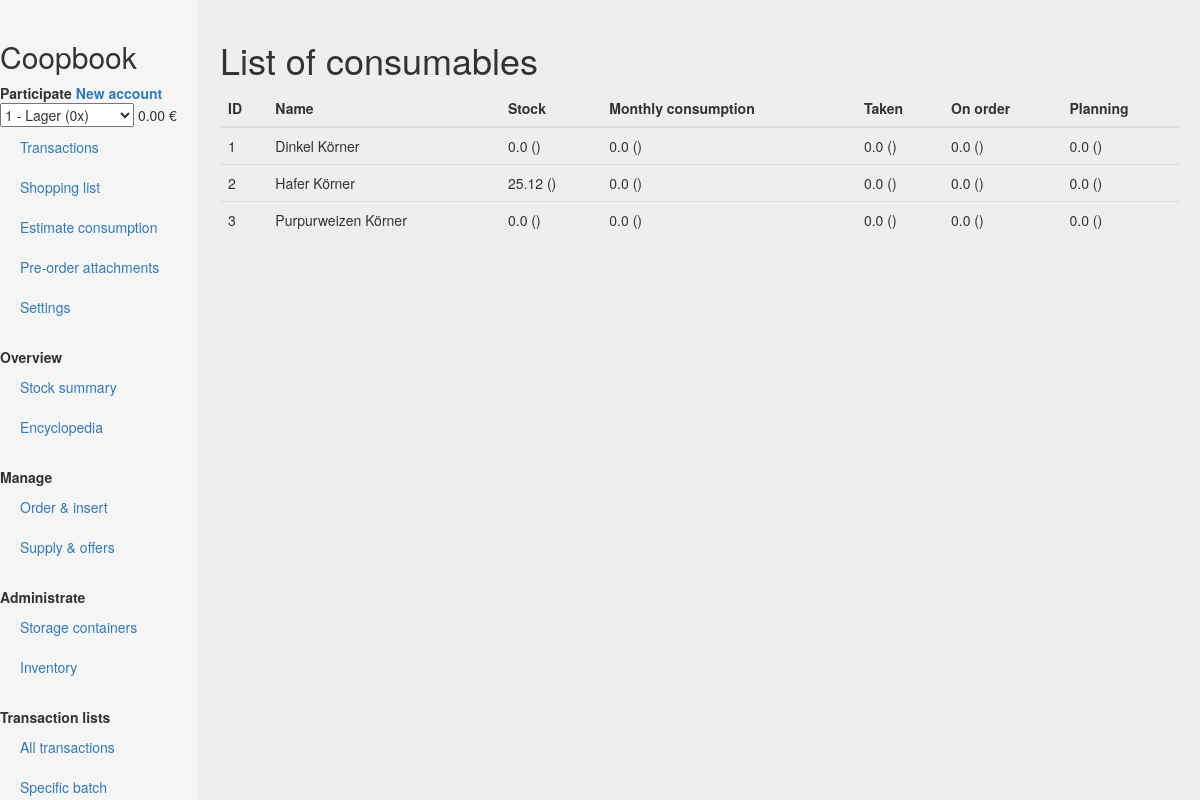
/consumablelist, run on an earlier commit of the app's database.
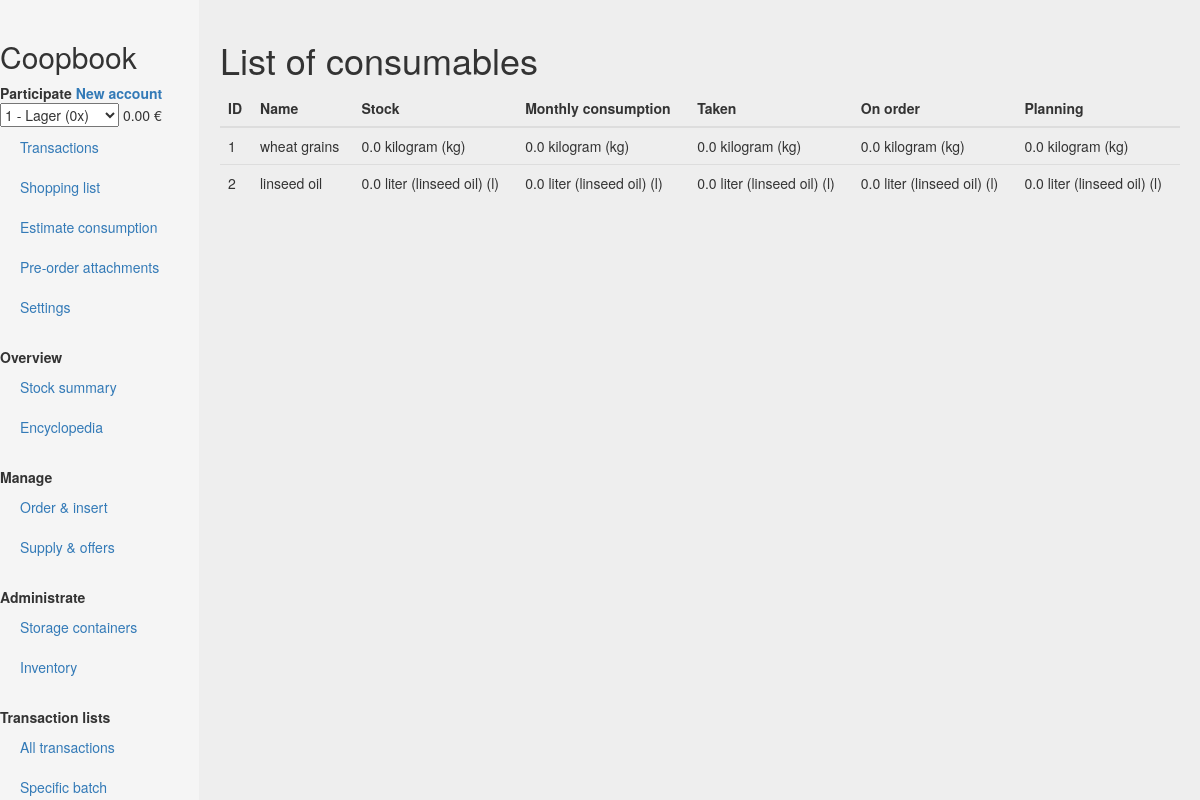
And on a later commit of the database.
### core/models.py (models this page shows, shortened)
class Item(models.Model):
    name = models.CharField(max_length=100)

class Consumable(Item):
    description = models.TextField(blank=True)
    active = models.BooleanField(default=True)
    orderpos = models.IntegerField(blank=True, null=True)
    unit = models.ForeignKey('Unit', blank=True, null=True)
    presumed_price = models.FloatField(null=True, blank=True) #MoneyField;
    presumed_vat = models.ForeignKey('VAT', blank=True, null=True)
    estimated_consumption = models.FloatField(default=0) # presumed amount taken per month altogether (sum of all the participant's consumption guesses for this product)
    monthly_consumption = models.FloatField(default=0) # the actual average amount taken per month altogether
    taken = models.FloatField(default=0) # the whole amount ever taken from this product by the participants
    stock = models.FloatField(default=0) # amount of this product in stock
    on_order = models.FloatField(default=0) # amount of this product on order
    planning = models.FloatField(default=0) # amount of this product in orders in planning stage

class Item(models.Model):
    name = models.CharField(max_length=100)

class Unit(models.Model):
    full_name = models.CharField(max_length=100)
    abbr = models.CharField(max_length=100) # abbreviation of the unit, important for the display
    plural = models.CharField(max_length=100, blank=True, default='') # how the unit shall be called in the plural
    contents = models.CharField(max_length=100, blank=True, default='') # Only for non-continuous units for which the contents shouldn't be displayed in the anchor unit, e.g. "250 ml" if the anchor unit is grams.
    weight = models.FloatField(null=True, blank=True) # in grams resp. anchor unit
    continuous = models.BooleanField() # True for bulk units like kg or L if the goods get weighed. False
    def __str__(self):
        return "{} ({})".format(self.full_name, self.abbr)
    def display(self, amount, show_contents=True):
        """
        Returns a string consisting of an amount, the unit (prn plural) and the contents of the unit (can be deactivated)
        The string may be used in batch/consumable information (stock, average etc) and as transaction description.
        Examples:  "2 bottles per 500 ml"; "1 package per 200 g"; "1.390 kg"
        """
        if self.continuous == True:
            return "{} {}".format(format(amount, '.3f'), self.abbr)
        else:
            if not self.contents == '' and show_contents == True:
                cont = " per {}".format(self.contents)
            else:
                cont = ""
            if not amount == 1 and not self.plural == '':
                return "{} {}{}".format(format(amount, '.0f'), self.plural, cont)
            else:
                return "{} {}{}".format(format(amount, '.0f'), self.abbr, cont)

### core/views.py (the view)
# urls.py: url(r'^consumablelist$', views.consumablelist),
def consumablelist(request):
    template = loader.get_template('core/consumablelist.html')
    consumables = Consumable.objects.all()
    consumablelist = sorted(list(consumables), key=lambda t: t.id)
    context = {"consumablelist" : consumablelist}
    return HttpResponse(template.render({**global_context(request), **context}, request))

### core/models.py (called while the page is built)
    def __str__(self):
        rate = self.calc_rate(datetime=datetime.datetime.now())
        return "{} - {} ({}x)".format(str(self.id), self.name, rate)

    def calc_rate(self, datetime):
        current_phases = AccPayPhase.objects.filter(account = self.id).filter(Q(start=None)|Q(start__lte=datetime)).filter(Q(end=None)|Q(end__gte=datetime))
        if not current_phases:
            rate = 0
        else:
            rate = 1
            for payphase in current_phases:
                rate = rate * payphase.rate
        return rate

    @property
    def balance_str(self):
        self.calc_balance()
        return "{} €".format(format(self.balance,'.2f'))

    def calc_balance(self):
        balance = 0
        charges = Charge.objects.filter(account=self)
        for charge in charges:
            if charge.to_balance == True:
                balance += charge.value
            else:
                pass
        self.balance = balance
        self.save()

### core/views.py (called while the page is built)
def global_context(request):
    accounts = Account.objects.all()
    global selected_account
    balance = selected_account.balance_str
    current_path = request.get_full_path()
    context = {"accounts": accounts, "balance" : balance, "selected_account" : selected_account, "current_path" : current_path, }
    return context

### core/templates/core/consumablelist.html (shortened to what this page needs)
{% extends "core/base.html" %}
{% block heading %}List of consumables{% endblock %}
{% block content %}
<table class="table">
          <thead>
            <th>ID</th>
            <th>Name</th>
            <th>Stock</th>
            <th>Monthly consumption</th>
            <th>Taken</th>
            <th>On order</th>
            <th>Planning</th>
          </thead>
          <tbody>
          {% for consumable in consumablelist %}
            <tr>
              <td>{{ consumable.id }}</td>
              <td>{{ consumable.name }}</td>
              <td>{{ consumable.stock }} {{ consumable.unit }}</td>
              <td>{{ consumable.monthly_consumption }} {{ consumable.unit }}</td>
              <td>{{ consumable.taken }} {{ consumable.unit }}</td>
              <td>{{ consumable.on_order }} {{ consumable.unit }}</td>
              <td>{{ consumable.planning }} {{ consumable.unit }}</td>
            </tr>
          {% endfor %}
          </tbody>
        </table>
{% endblock %}

### core/templates/core/base.html (shortened to what this page needs)
<!DOCTYPE html>
<html lang="en">
  <head>
    <link rel="stylesheet" href="https://maxcdn.bootstrapcdn.com/bootstrap/3.3.7/css/bootstrap.min.css">
    <link rel="stylesheet" href="https://cdnjs.cloudflare.com/ajax/libs/bootstrap-select/1.12.1/css/bootstrap-select.min.css">
    <link rel="stylesheet" href="https://cdnjs.cloudflare.com/ajax/libs/bootstrap-datepicker/1.6.4/css/bootstrap-datepicker3.min.css" />
  </head>
  <body>
    <div class="container-fluid">
      <div class="row">
        <div class="col-sm-3 col-md-2 sidebar">
          <ul class="nav nav-sidebar">
            <li><h2>Coopbook</h2></li>
            <li><strong>Participate <a href="">New account</a></strong></li>
            <li>
              <form id="account_selection_form" action="/base" method="POST">
                <select onchange="document.getElementById('account_selection_form').submit();" name="account_id" class="selectpicker" data-live-search="true">
                  {% for account in accounts %}
                  <option value="{{ account.id }}" {% if account.id == selected_account.id %}selected{% endif %}>{{ account }}</option>
                  {% endfor %}
                </select> {{ balance }}
              </form>
            </li>
            <li><a href="/account">Transactions</a></li>
            <li><a href="">Shopping list</a></li>
            <li><a href="">Estimate consumption</a></li>
            <li><a href="">Pre-order attachments</a></li>
            <li><a href="">Settings</a></li>
          </ul>
           <ul class="nav nav-sidebar">
            <li><strong>Overview</strong></li>
            <li><a href="">Stock summary</a></li>
            <li><a href="">Encyclopedia</a></li>
          </ul>
          <ul class="nav nav-sidebar">
            <li><strong>Manage</strong></li>
            <li><a href="">Order & insert</a></li>
            <li><a href="">Supply & offers</a></li>
          </ul>
          <ul class="nav nav-sidebar">
            <li><strong>Administrate</strong></li>
            <li><a href="">Storage containers</a></li>
            <li><a href="">Inventory</a></li>
          </ul>
          <ul class="nav nav-sidebar">
            <li><strong>Transaction lists</strong></li>
            <li><a href="/transactionlist">All transactions</a></li>
            <li><a href="/batchtransactiontable">Specific batch</a></li>
          </ul>
        </div>
        <div class="col-sm-9 col-sm-offset-3 col-md-10 col-md-offset-2 main">
          <h1>{% block heading %}{% endblock %}</h1>
          {% block content %}{% endblock %}
        </div>
      </div>
    </div>
  </body>
</html>

What changed in the data, as far as the page shows it:
removed Consumable: id "3", name "Purpurweizen Körner", stock "0.0", unit "()", monthly_consumption "0.0", taken "0.0", on_order "0.0", planning "0.0"
changed Consumable: name "Dinkel Körner" → "wheat grains"; unit "()" → "kilogram (kg)"
changed Consumable: name "Hafer Körner" → "linseed oil"; stock "25.12" → "0.0"; unit "()" → "liter (linseed oil) (l)"
